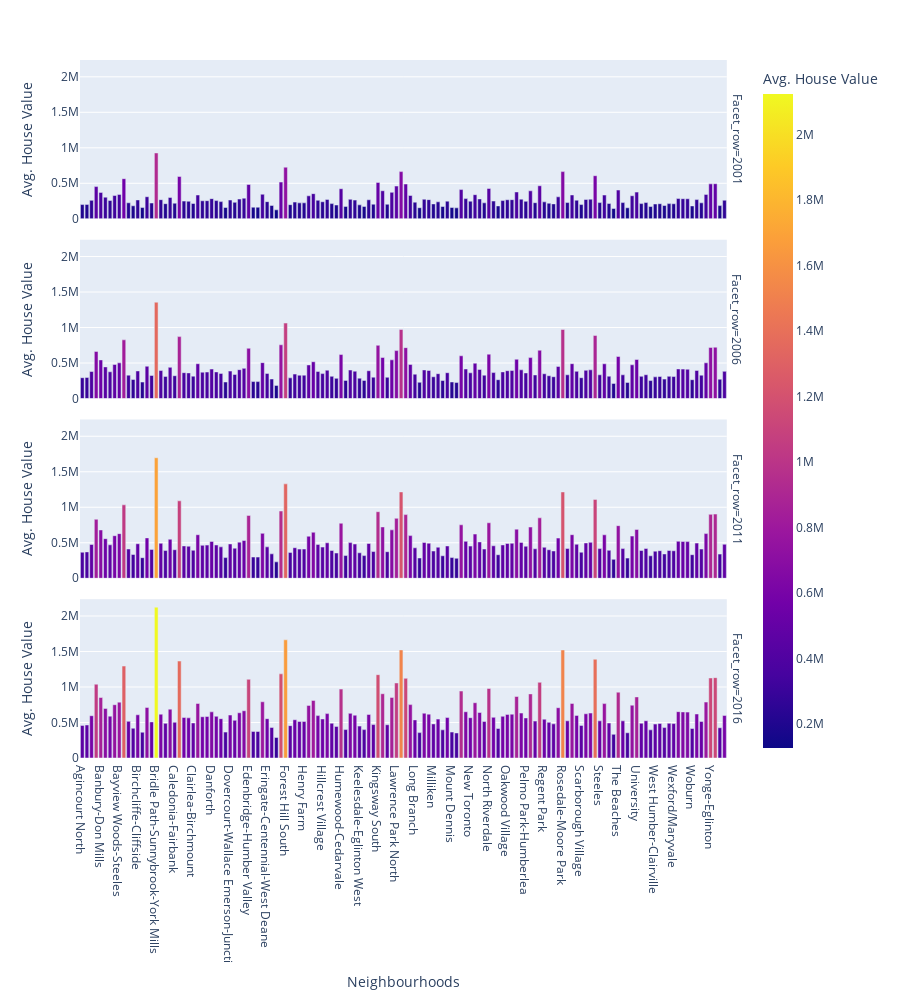

Source (notebook cell):
### Markdown cell above
## Cost Analysis

In this section, you will use Plotly express to a couple of plots that investors can interactively filter and explore various factors related to the house value of the Toronto's neighbourhoods. 

### Create a bar chart row facet to plot the average house values for all Toronto's neighbourhoods per year

### Code cell
df =to_data.reset_index()
fig = px.bar(df, 
             x="neighbourhood", 
             y="average_house_value",
             color="average_house_value", 
             facet_row="year",
             labels={
                 'neighbourhood':'Neighbourhoods',
                 'average_house_value': 'Avg. House Value',
                 'year': 'Facet_row'
             },
             height =1000
            )
fig.show()

### Figure 1 — Plotly figure (JSON) as saved in the notebook; plotly's stock layout.template omitted (floating-point values rounded to 4 significant figures; data arrays with more than 128 entries replaced by an {"elided": "..."} marker saying what was removed)
{"data": [{"alignmentgroup": "True", "hovertemplate": "Facet_row=2001<br>Neighbourhoods=%{x}<br>Avg. House Value=%{marker.color}<extra></extra>", "legendgroup": "", "marker": {"color": {"elided": "140 int values"}, "coloraxis": "coloraxis"}, "name": "", "offsetgroup": "", "orientation": "v", "showlegend": false, "textposition": "auto", "type": "bar", "x": {"elided": "140 str values"}, "xaxis": "x4", "y": {"elided": "140 int values"}, "yaxis": "y4"}, {"alignmentgroup": "True", "hovertemplate": "Facet_row=2006<br>Neighbourhoods=%{x}<br>Avg. House Value=%{marker.color}<extra></extra>", "legendgroup": "", "marker": {"color": {"elided": "140 int values"}, "coloraxis": "coloraxis"}, "name": "", "offsetgroup": "", "orientation": "v", "showlegend": false, "textposition": "auto", "type": "bar", "x": {"elided": "140 str values"}, "xaxis": "x3", "y": {"elided": "140 int values"}, "yaxis": "y3"}, {"alignmentgroup": "True", "hovertemplate": "Facet_row=2011<br>Neighbourhoods=%{x}<br>Avg. House Value=%{marker.color}<extra></extra>", "legendgroup": "", "marker": {"color": {"elided": "140 int values"}, "coloraxis": "coloraxis"}, "name": "", "offsetgroup": "", "orientation": "v", "showlegend": false, "textposition": "auto", "type": "bar", "x": {"elided": "140 str values"}, "xaxis": "x2", "y": {"elided": "140 int values"}, "yaxis": "y2"}, {"alignmentgroup": "True", "hovertemplate": "Facet_row=2016<br>Neighbourhoods=%{x}<br>Avg. House Value=%{marker.color}<extra></extra>", "legendgroup": "", "marker": {"color": {"elided": "140 int values"}, "coloraxis": "coloraxis"}, "name": "", "offsetgroup": "", "orientation": "v", "showlegend": false, "textposition": "auto", "type": "bar", "x": {"elided": "140 str values"}, "xaxis": "x", "y": {"elided": "140 int values"}, "yaxis": "y"}], "layout": {"annotations": [{"font": {}, "showarrow": false, "text": "Facet_row=2016", "textangle": 90, "x": 0.98, "xanchor": "left", "xref": "paper", "y": 0.1138, "yanchor": "middle", "yref": "paper"}, {"font": {}, "showarrow": false, "text": "Facet_row=2011", "textangle": 90, "x": 0.98, "xanchor": "left", "xref": "paper", "y": 0.3712, "yanchor": "middle", "yref": "paper"}, {"font": {}, "showarrow": false, "text": "Facet_row=2006", "textangle": 90, "x": 0.98, "xanchor": "left", "xref": "paper", "y": 0.6288, "yanchor": "middle", "yref": "paper"}, {"font": {}, "showarrow": false, "text": "Facet_row=2001", "textangle": 90, "x": 0.98, "xanchor": "left", "xref": "paper", "y": 0.8862, "yanchor": "middle", "yref": "paper"}], "barmode": "relative", "coloraxis": {"colorbar": {"title": {"text": "Avg. House Value"}}, "colorscale": [[0, "#0d0887"], [0.1111, "#46039f"], [0.2222, "#7201a8"], [0.3333, "#9c179e"], [0.4444, "#bd3786"], [0.5556, "#d8576b"], [0.6667, "#ed7953"], [0.7778, "#fb9f3a"], [0.8889, "#fdca26"], [1, "#f0f921"]]}, "height": 1000, "legend": {"tracegroupgap": 0}, "margin": {"t": 60}, "xaxis": {"anchor": "y", "domain": [0, 0.98], "title": {"text": "Neighbourhoods"}}, "xaxis2": {"anchor": "y2", "domain": [0, 0.98], "matches": "x", "showticklabels": false}, "xaxis3": {"anchor": "y3", "domain": [0, 0.98], "matches": "x", "showticklabels": false}, "xaxis4": {"anchor": "y4", "domain": [0, 0.98], "matches": "x", "showticklabels": false}, "yaxis": {"anchor": "x", "domain": [0, 0.2275], "title": {"text": "Avg. House Value"}}, "yaxis2": {"anchor": "x2", "domain": [0.2575, 0.485], "matches": "y", "title": {"text": "Avg. House Value"}}, "yaxis3": {"anchor": "x3", "domain": [0.515, 0.7425], "matches": "y", "title": {"text": "Avg. House Value"}}, "yaxis4": {"anchor": "x4", "domain": [0.7725, 1], "matches": "y", "title": {"text": "Avg. House Value"}}}}
